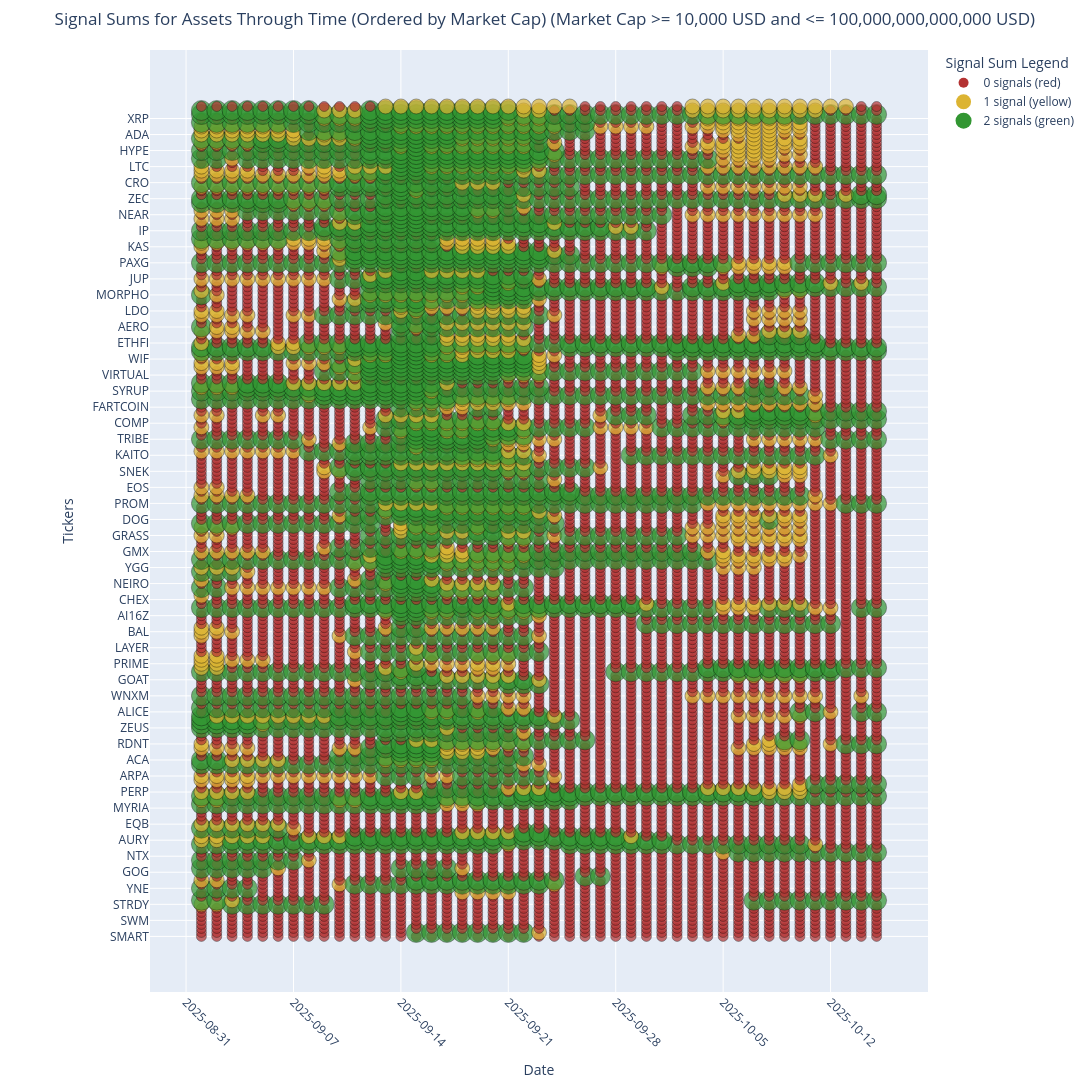

Notebook cell for this chart:
### Code cell
def plot_signal_sums_through_time(analyzer, start_date=None, end_date=None, min_market_cap=1000000000, max_market_cap=None):
    """
    Create an interactive plotly lollipop chart showing signal sums for all assets through time.
    Assets are on the Y-axis and dates on the X-axis.
    
    Args:
        analyzer: The PortfolioAnalyzer instance
        start_date: Optional start date string in format 'YYYY-MM-DD'. If None, uses earliest available date.
        end_date: Optional end date string in format 'YYYY-MM-DD'. If None, uses latest available date.
        min_market_cap: Minimum market capitalization in USD to include an asset
        max_market_cap: Maximum market capitalization in USD to include an asset
    
    Returns:
        DataFrame with signal sums over time
    """
    import plotly.graph_objects as go
    import pandas as pd
    from soros_system.data.data_loader import DataLoader
    
    # Get all asset IDs
    asset_ids = list(analyzer.assets.keys())
    
    # Exclude stablecoins
    excluded_assets = ['tether', 'usd-coin', 'true-usd']
    asset_ids = [asset_id for asset_id in asset_ids if asset_id not in excluded_assets]
    
    # Create a data loader to get tickers
    data_loader = DataLoader(
        data_path=analyzer.data_path,
        btc_data_path=analyzer.btc_data_path,
        ssr_data_path=analyzer.ssr_data_path,
        market_data_path=analyzer.market_data_path,
        asset_ids=analyzer.asset_ids
    )
    
    # Create a mapping from asset_id to ticker
    ticker_mapping = {}
    for asset_id in asset_ids:
        ticker = data_loader.get_ticker_from_id(asset_id)
        ticker_mapping[asset_id] = ticker.upper() if ticker else asset_id.upper()
    
    # Create a dictionary to store market caps
    market_caps = {}
    
    # Filter assets by market cap if specified
    if min_market_cap > 0 or max_market_cap is not None:
        filtered_asset_ids = []
        for asset_id in asset_ids:
            asset_data = analyzer.get_asset_data(asset_id)
            if asset_data is not None:
                # Try different ways to access market cap
                market_cap = None
                
                # Try to get from metadata if available
                if hasattr(asset_data, 'metadata') and asset_data.metadata:
                    market_cap = asset_data.metadata.get('market_cap')
                
                # Try to get from asset_data directly
                if market_cap is None and hasattr(asset_data, 'market_cap'):
                    market_cap = asset_data.market_cap
                
                # Try to get from price_data if available
                if market_cap is None and hasattr(asset_data, 'price_data'):
                    if 'market_cap' in asset_data.price_data.columns:
                        # Use the most recent market cap value
                        market_cap = asset_data.price_data['market_cap'].iloc[-1]
                
                # Store market cap for later sorting
                market_caps[asset_id] = market_cap if market_cap is not None else 0
                
                # Debug print to see what we're working with
                ticker = ticker_mapping.get(asset_id, asset_id)
                print(f"Asset: {ticker}, Market Cap: {market_cap}")
                
                # Check if market cap meets criteria
                meets_min_criteria = market_cap is None or market_cap >= min_market_cap
                meets_max_criteria = max_market_cap is None or (market_cap is not None and market_cap <= max_market_cap)
                
                # Include asset if market cap meets criteria
                if meets_min_criteria and meets_max_criteria:
                    filtered_asset_ids.append(asset_id)
                    if market_cap is None:
                        print(f"Warning: No market cap data for {ticker}, including it anyway")
        
        asset_ids = filtered_asset_ids
        
        if not asset_ids:
            market_cap_msg = f"with market cap >= {min_market_cap}"
            if max_market_cap is not None:
                market_cap_msg += f" and <= {max_market_cap}"
            print(f"No assets found {market_cap_msg}")
            return pd.DataFrame()
    else:
        # If no market cap filtering, still collect market caps for sorting
        for asset_id in asset_ids:
            asset_data = analyzer.get_asset_data(asset_id)
            if asset_data is not None:
                market_cap = None
                
                if hasattr(asset_data, 'metadata') and asset_data.metadata:
                    market_cap = asset_data.metadata.get('market_cap')
                
                if market_cap is None and hasattr(asset_data, 'market_cap'):
                    market_cap = asset_data.market_cap
                
                if market_cap is None and hasattr(asset_data, 'price_data'):
                    if 'market_cap' in asset_data.price_data.columns:
                        market_cap = asset_data.price_data['market_cap'].iloc[-1]
                
                market_caps[asset_id] = market_cap if market_cap is not None else 0
    
    # Determine date range
    if start_date is None or end_date is None:
        # Find the common date range across assets
        min_dates = []
        max_dates = []
        for asset_id in asset_ids:
            asset_data = analyzer.get_asset_data(asset_id)
            if asset_data is not None and hasattr(asset_data, 'price_data') and len(asset_data.price_data) > 0:
                min_dates.append(asset_data.price_data.index[0])
                max_dates.append(asset_data.price_data.index[-1])
        
        if not min_dates or not max_dates:
            print("No data available for any assets")
            return
        
        if start_date is None:
            start_date = max(min_dates).strftime('%Y-%m-%d')
        if end_date is None:
            end_date = min(max_dates).strftime('%Y-%m-%d')
    
    # Convert to datetime objects
    start_dt = pd.to_datetime(start_date)
    end_dt = pd.to_datetime(end_date)
    
    # Generate a list of dates - daily intervals as requested
    date_range = pd.date_range(start=start_dt, end=end_dt, freq='D')
    date_strings = [date.strftime('%Y-%m-%d') for date in date_range]
    
    # Create a DataFrame to store signal sums for each asset and date
    signal_sums_over_time = pd.DataFrame(index=asset_ids)
    
    # Calculate signal sums for each date
    for date_str in date_strings:
        signals_df = display_all_assets_signals_for_date(analyzer, date_str)
        signal_sums_over_time[date_str] = signals_df['Signal_Sum']
    
    # Add market cap column for sorting
    signal_sums_over_time['market_cap'] = signal_sums_over_time.index.map(lambda x: market_caps.get(x, 0))
    
    # Sort by market cap in descending order
    signal_sums_over_time = signal_sums_over_time.sort_values(by='market_cap', ascending=True)
    
    # Calculate total signal sum (but don't include market_cap column)
    signal_sums_over_time['total_sum'] = signal_sums_over_time.drop(columns=['market_cap']).sum(axis=1)
    
    # Remove the sorting columns after sorting
    signal_sums_over_time = signal_sums_over_time.drop(columns=['market_cap', 'total_sum'])
    
    # Create a new DataFrame with tickers as index
    ticker_signal_sums = pd.DataFrame(index=[ticker_mapping[asset_id] for asset_id in signal_sums_over_time.index])
    for col in signal_sums_over_time.columns:
        ticker_signal_sums[col] = signal_sums_over_time[col].values
    
    # Create color mapping function based on signal sum (scaled from 0 to 2)
    def get_color(signal_sum):
        if signal_sum == 0:
            return 'rgb(180, 50, 50)'  # darker red
        elif signal_sum == 1:
            return 'rgb(220, 180, 50)'  # darker yellow
        else:  # 2 signals
            return 'rgb(50, 150, 50)'  # darker green
    
    # Create the figure
    fig = go.Figure()
    
    # Get all dates for x-axis
    all_dates = pd.to_datetime(ticker_signal_sums.columns)
    
    # Plot all points including zero values
    for ticker in ticker_signal_sums.index:
        ticker_data = ticker_signal_sums.loc[ticker]
        
        # Create lists to store data for this ticker
        x_dates = []
        y_tickers = []
        sizes = []
        colors = []
        hover_texts = []
        
        # Process each date point
        for date, sum_val in zip(all_dates, ticker_data):
            x_dates.append(date)
            y_tickers.append(ticker)
            sizes.append(10 + sum_val * 5)  # Size based on signal sum
            colors.append(get_color(sum_val))
            hover_texts.append(f"Date: {date.strftime('%Y-%m-%d')}<br>Ticker: {ticker}<br>Signal Sum: {sum_val}")
        
        # Add scatter plot (dots)
        fig.add_trace(go.Scatter(
            x=x_dates,
            y=y_tickers,
            mode='markers',
            marker=dict(
                size=sizes,
                color=colors,
                line=dict(width=1, color='rgba(0,0,0,0.5)')
            ),
            name=ticker,
            showlegend=False,
            hoverinfo='text',
            hovertext=hover_texts
        ))
    
    # Add a color legend
    for i, (sum_val, color_desc) in enumerate([
        (0, "0 signals (red)"),
        (1, "1 signal (yellow)"),
        (2, "2 signals (green)")
    ]):
        fig.add_trace(go.Scatter(
            x=[None],
            y=[None],
            mode='markers',
            marker=dict(size=10 + sum_val * 5, color=get_color(sum_val)),
            name=color_desc,
            showlegend=True
        ))
    
    # Update layout
    title_text = "Signal Sums for Assets Through Time (Ordered by Market Cap)"
    if min_market_cap > 0 or max_market_cap is not None:
        title_text += f" (Market Cap"
        if min_market_cap > 0:
            title_text += f" >= {min_market_cap:,} USD"
        if max_market_cap is not None:
            if min_market_cap > 0:
                title_text += " and"
            title_text += f" <= {max_market_cap:,} USD"
        title_text += ")"
        
    fig.update_layout(
        title=title_text,
        xaxis_title="Date",
        yaxis_title="Tickers",
        height=max(800, len(ticker_signal_sums) * 20),  # Dynamic height based on number of assets
        width=1200,  # Fixed width for better display
        yaxis=dict(
            categoryorder='array',
            categoryarray=ticker_signal_sums.index,  # Order by market cap (already sorted)
        ),
        xaxis=dict(
            type='date',
            tickformat='%Y-%m-%d',
            tickangle=45,
        ),
        legend_title="Signal Sum Legend",
        hovermode="closest",
        showlegend=True,
        margin=dict(l=150, r=50, t=50, b=100)  # Add margin for ticker names
    )
    
    fig.show()
    
    return ticker_signal_sums

# Example usage
signal_data_over_time = plot_signal_sums_through_time(
    analyzer, 
    start_date="2025-09-01",  # Change to your desired start date
    end_date="2025-10-15",    # Change to your desired end date

    min_market_cap = 10000,
    max_market_cap = 100000000000000

)
